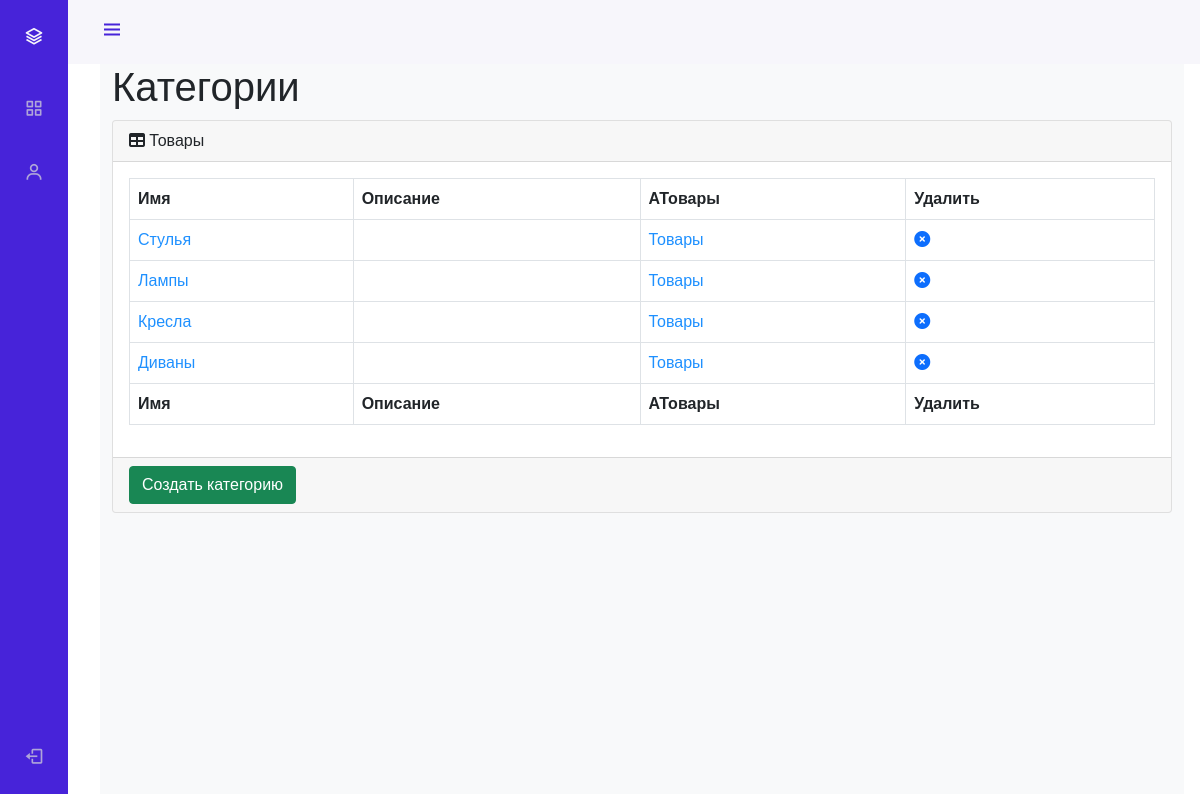
The page /admin_stuff/categories/read/ (signed in) on the database its author committed.
### mainapp/models.py (models this page shows, shortened)
class ProductCategory(models.Model):
    name = models.CharField(
        verbose_name='имя',
        max_length=64,
        unique=True
    )
    description = models.TextField(
        verbose_name='описание',
        blank=True
    )
    is_active = models.BooleanField(
        verbose_name='активна',
        default=True
    )

### adminapp/views.py (the view)
# urls.py: path('categories/read/', adminapp.categories, name='categories'),
@user_passes_test(lambda u: u.is_superuser)
def categories(request):
    title = 'админка/категории'
    categories_list = ProductCategory.objects.all()
    context = {
        'title': title,
        'objects': categories_list
    }
    return render(request, 'adminapp/categories.html', context)

### mainapp/context_processors.py (called while the page is built)
def basket(request):
    print(f'context processor basket works')
    basket =[]
    if request.user.is_authenticated:
       basket = Basket.objects.filter(user=request.user)
    return {
        'basket': basket,
    }

### adminapp/templates/adminapp/categories.html
{% extends 'adminapp/base.html' %}
{% load static %}
{% block content %}
<main>
    <div class="container-fluid">
        <h1 class="mt-4">Категории</h1>
        <div class="card mb-4">
            <div class="card-header">
                <i class="fas fa-table mr-1"></i>
                Товары
            </div>
            <div class="card-body">
                <div class="table-responsive">
                    <table class="table table-bordered" id="dataTable" width="100%" cellspacing="0">
                        <thead>
                        <tr>
                            <th>Имя</th>
                            <th>Описание</th>
                            <th>АТовары</th>
                            <th>Удалить</th>
                        </tr>
                        </thead>
                        <tfoot>
                        <tr>
                            <th>Имя</th>
                            <th>Описание</th>
                            <th>АТовары</th>
                            <th>Удалить</th>
                        </tr>
                        </tfoot>
                        <tbody>
                        {% for item in objects %}
                            <tr {% if not item.is_active %} style="opacity: 0.5; text-decoration: line-through;" {% endif %}>
                                <td><a href="{% url 'admin_stuff:category_update' item.id %}" style="color: dodgerblue">{{ item.name }}</a></td>
                                <td>{{ item.description }}</td>
                                <td><a href="{% url 'admin_stuff:products' item.id %}" style="color: dodgerblue">Товары</a></td>
                                <td>
                                    <a {% if not item.is_active %} class="invisible" {% endif %} href="{% url 'admin_stuff:category_delete' pk=item.id %}">
                                        <i class="fa fa-times-circle"></i>
                                    </a>
                                </td>
                            </tr>
                        {% endfor %}
                        </tbody>
                    </table>
                </div>
            </div>
            <div class="card-footer">
                <a href="{% url 'admin_stuff:category_create' %}">
                    <button class="btn btn-success">Создать категорию</button>
                </a>
            </div>
        </div>
    </div>
</main>
{% endblock %}

### adminapp/static/adminapp/css/style.css (style rules this page uses)
:root { --header-height: 3rem; --nav-width: 68px; --first-color: #4723D9; --first-color-light: #AFA5D9; --white-color: #F7F6FB; --body-font: 'Nunito', sans-serif; --normal-font-size: 1rem; --z-fixed: 100 }
body { position: relative; margin: var(--header-height) 0 0 0; padding: 0 1rem; font-family: var(--body-font); font-size: var(--normal-font-size); transition: .5s }
a { text-decoration: none }
@media screen and (min-width: 768px) { body { margin: calc(var(--header-height) + 1rem) 0 0 0; padding-left: calc(var(--nav-width) + 2rem) } }

### rows shown on the page
ProductCategory: name "Стулья"
ProductCategory: name "Лампы"
ProductCategory: name "Кресла"
ProductCategory: name "Диваны"
